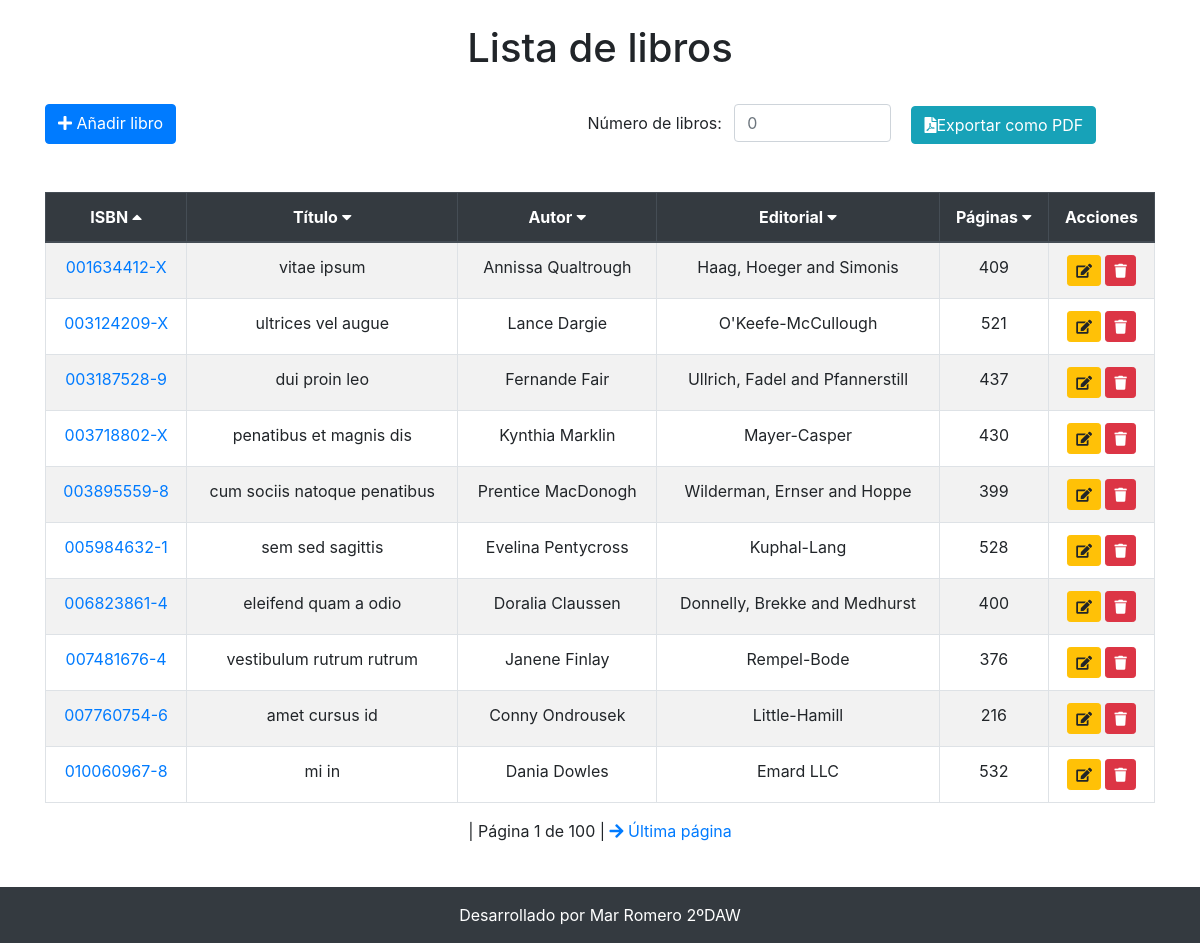
The page / on the database its author committed.
### tables this page shows
create table books (
	id INT AUTO_INCREMENT PRIMARY KEY,
	isbn VARCHAR(50),
	title TEXT,
	author VARCHAR(50),
	publisher VARCHAR(50),
	pages INT
);

### index.php (called while the page is built, shortened)
<?php
require_once './controller/BooksController.php';
$controller = new BooksController();
$controller->handleRequest();
?>

### model/Database.php (called while the page is built, shortened)
<?php
class Database
{
    private static $prefijo = '';
    private static $dbName = 'crud_mvc_oop';
    private static $dbHost = 'localhost';
    private static $port = '3306';
    private static $dbUsername = 'root';
    private static $dbUserPassword = 'root';
    private static $conn = null;
    public static function connect()
    {
        if (null == self::$conn) {
            try {
               self::$conn = new PDO("mysql:host=" . self::$dbHost . ";port=" . self::$port . ";dbname=" . self::$prefijo . self::$dbName, self::$dbUsername, self::$dbUserPassword);
            } catch (PDOException $e) {
                die($e->getMessage());
            }
        }
        return self::$conn;
    }
    public static function disconnect()
    {
        self::$conn = null;
    }
}
?>

### model/BooksGateway.php (called while the page is built, shortened)
<?php
require_once __DIR__ . '/./Database.php';
class BooksGateway extends Database
{
    public function selectAll($order, $dir, $limit = 10, $offset = 0)
    {
        $pdo = Database::connect();
        $sql = $pdo->prepare("SELECT * FROM books ORDER BY $order $dir LIMIT :limit OFFSET :offset");
        $sql->bindParam(':limit', $limit, PDO::PARAM_INT);
        $sql->bindParam(':offset', $offset, PDO::PARAM_INT);
        $sql->execute();
        $books = array();
        while ($obj = $sql->fetch(PDO::FETCH_OBJ)) {
            $books[] = $obj;
        }
        return $books;
    }
    public function getTotalBooksCount()
    {
        $pdo = Database::connect();
        $sql = $pdo->prepare("SELECT COUNT(*) FROM books");
        $sql->execute();
        $count = $sql->fetchColumn();
        return $count;
    }
}
?>

### model/BooksService.php (called while the page is built, shortened)
<?php
require_once __DIR__ . '/Database.php';
require_once __DIR__ . '/BooksGateway.php';
class BooksService extends BooksGateway
{
    private $booksGateway = null;
    public function __construct()
    {
        $this->booksGateway = new BooksGateway();
    }
    public function getAllBooks($order, $dir, $limit = 10, $offset = 0)
    {
        try {
            $res = $this->booksGateway->selectAll($order, $dir, $limit, $offset);
            return $res;
        } catch (Exception $e) {
            self::disconnect();
            throw $e;
        }
    }
    public function getTotalBooksCount()
    {
        try {
            $count = $this->booksGateway->getTotalBooksCount();
            return $count;
        } catch (Exception $e) {
            self::disconnect();
            throw $e;
        }
    }
}
?>

### view/books.php (the view, shortened to what this page needs)
<!DOCTYPE HTML>
<html>
<head>
    <link href="https://stackpath.bootstrapcdn.com/bootstrap/4.3.1/css/bootstrap.min.css" rel="stylesheet">
    <link href="https://cdnjs.cloudflare.com/ajax/libs/font-awesome/5.15.1/css/all.min.css" rel="stylesheet">
</head>
</head>
<body>
<div class="container text-center" style="margin-bottom: 100px;">
    <h1 class="p-4">Lista de libros</h1>
    <div class="d-flex justify-content-between mb-4">
        <a href="index.php?op=new" class="btn btn-primary"><i class="fas fa-plus"></i> Añadir libro</a>
        <form action="librosPDF.php" method="get" class="d-inline">
            <label for="numRegistros" class="mr-2">Número de libros:</label>
            <input type="number" id="numRegistros" name="limit" class="form-control d-inline w-25" placeholder="0">
            <button type="submit" class="btn btn-info ml-3"><i class="fas fa-file-pdf"></i>Exportar como PDF</button>
        </form>
    </div>
    <br>
    <table class="table table-striped table-bordered table-hover">
        <thead class="thead-dark">
        <tr>
            <th>
                <a href="?order=isbn&dir=<?php echo ($order == 'isbn' && $dir == 'asc') ? 'desc' : 'asc'; ?>"
                   class="text-white">
                    ISBN
                    <i class="fas <?php echo ($order == 'isbn' && $dir == 'asc') ? 'fa-caret-up' : 'fa-caret-down'; ?>"></i>
                </a>
            </th>
            <th>
                <a href="?order=title&dir=<?php echo ($order == 'title' && $dir == 'asc') ? 'desc' : 'asc'; ?>"
                   class="text-white">
                    Título
                    <i class="fas <?php echo ($order == 'title' && $dir == 'asc') ? 'fa-caret-up' : 'fa-caret-down'; ?>"></i>
                </a>
            </th>
            <th>
                <a href="?order=author&dir=<?php echo ($order == 'author' && $dir == 'asc') ? 'desc' : 'asc'; ?>"
                   class="text-white">
                    Autor
                    <i class="fas <?php echo ($order == 'author' && $dir == 'asc') ? 'fa-caret-up' : 'fa-caret-down'; ?>"></i>
                </a>
            </th>
            <th>
                <a href="?order=publisher&dir=<?php echo ($order == 'publisher' && $dir == 'asc') ? 'desc' : 'asc'; ?>"
                   class="text-white">
                    Editorial
                    <i class="fas <?php echo ($order == 'publisher' && $dir == 'asc') ? 'fa-caret-up' : 'fa-caret-down'; ?>"></i>
                </a>
            </th>
            <th class="text-nowrap">
                <a href="?order=pages&dir=<?php echo ($order == 'pages' && $dir == 'asc') ? 'desc' : 'asc'; ?>"
                   class="text-white">
                    Páginas
                    <i class="fas <?php echo ($order == 'pages' && $dir == 'asc') ? 'fa-caret-up' : 'fa-caret-down'; ?>"></i>
                </a>
            </th>
            <th>Acciones</th>
        </tr>
        </thead>
        <tbody>
        <?php foreach ($books as $book) : ?>
            <tr>
                <td>
                    <a href="index.php?op=show&id=<?php echo $book->id; ?>">
                        <?php echo htmlentities($book->isbn); ?></a>
                </td>
                <td><?php echo htmlentities($book->title); ?></td>
                <td><?php echo htmlentities($book->author); ?></td>
                <td><?php echo htmlentities($book->publisher); ?></td>
                <td><?php echo htmlentities($book->pages); ?></td>
                <td>
                    <a href="index.php?op=edit&id=<?php echo $book->id; ?>" class="btn btn-sm btn-warning">
                        <i class="fas fa-edit"></i>
                    </a>
                    <a href="index.php?op=delete&id=<?php echo $book->id; ?>"
                       onclick="return confirm('¿Seguro que quiere borrar este libro?');" class="btn btn-sm btn-danger">
                        <i class="fas fa-trash"></i>
                    </a>
                </td>
            </tr>
        <?php endforeach; ?>
        </tbody>
    </table>
    <?php
    $nextPage = min($totalPages, $currentPage + 1);
    ?>
    <div class="pagination-wrapper">
        <span> | Página <?php echo $currentPage; ?> de <?php echo $totalPages; ?> | </span>
        <?php if ($currentPage < $totalPages): ?>
        <a href="?page=<?php echo $nextPage; ?>"><i class="fas fa-arrow-right"></i></a>
        <?php endif; ?>
        <?php if ($currentPage < $totalPages): ?>
            <a href="?page=<?php echo $totalPages; ?>">Última página</a>
        <?php endif; ?>
    </div>
    <footer class="bg-dark text-center text-white fixed-bottom">
        <div class="p-3">
            Desarrollado por Mar Romero 2ºDAW
        </div>
    </footer>
</div>
</body>
</html>

### controller/BooksController.php (shortened to what this page needs)
<?php
require_once __DIR__ . '/../model/BooksService.php';
class BooksController
{
    private $booksService = null;
    public function __construct()
    {
        $this->booksService = new BooksService();
    }
    public function handleRequest()
    {
        $op = isset($_GET['op']) ? $_GET['op'] : null;
        try {
            if (!$op || $op == 'list') {
                $this->listBooks();
            } elseif ($op == 'new') {
                $this->saveBook();
            } elseif ($op == 'edit') {
                $this->editBook();
            } elseif ($op == 'delete') {
                $this->deleteBook();
            } elseif ($op == 'show') {
                $this->showBook();
            } else {
                $this->showError("Page not found", "Page for operation " . $op . " was not found!");
            }
        } catch (Exception $e) {
            $this->showError("Application error", $e->getMessage());
        }
    }
    public function listBooks()
    {
        $order = isset($_GET['order']) ? $_GET['order'] : 'isbn';
        $dir = isset($_GET['dir']) && in_array($_GET['dir'], ['asc', 'desc']) ? $_GET['dir'] : 'asc';
        $currentPage = isset($_GET['page']) ? (int)$_GET['page'] : 1;
        $limit = 10;
        $offset = ($currentPage - 1) * $limit;
        $totalBooks = $this->booksService->getTotalBooksCount();
        $books = $this->booksService->getAllBooks($order, $dir, $limit, $offset);
        $totalPages = ceil($totalBooks / $limit);
        include ROOT_PATH . '/view/books.php';
    }
}
?>

### rows shown on the page
books: isbn "001634412-X", title "vitae ipsum", author "Annissa Qualtrough", publisher "Haag, Hoeger and Simonis", pages "409"
books: isbn "003124209-X", title "ultrices vel augue", author "Lance Dargie", publisher "O'Keefe-McCullough", pages "521"
books: isbn "003187528-9", title "dui proin leo", author "Fernande Fair", publisher "Ullrich, Fadel and Pfannerstill", pages "437"
books: isbn "003718802-X", title "penatibus et magnis dis", author "Kynthia Marklin", publisher "Mayer-Casper", pages "430"
books: isbn "003895559-8", title "cum sociis natoque penatibus", author "Prentice MacDonogh", publisher "Wilderman, Ernser and Hoppe", pages "399"
books: isbn "005984632-1", title "sem sed sagittis", author "Evelina Pentycross", publisher "Kuphal-Lang", pages "528"
books: isbn "006823861-4", title "eleifend quam a odio", author "Doralia Claussen", publisher "Donnelly, Brekke and Medhurst", pages "400"
books: isbn "007481676-4", title "vestibulum rutrum rutrum", author "Janene Finlay", publisher "Rempel-Bode", pages "376"
books: isbn "007760754-6", title "amet cursus id", author "Conny Ondrousek", publisher "Little-Hamill", pages "216"
books: isbn "010060967-8", title "mi in", author "Dania Dowles", publisher "Emard LLC", pages "532"

### other values the page prints
$currentPage "1"
$totalPages "100"
